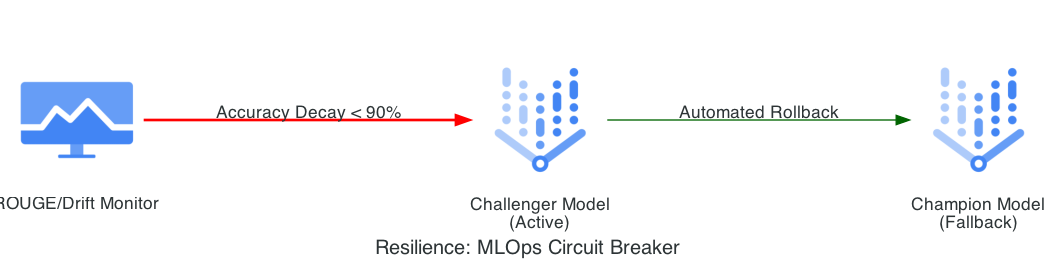

Python code for this plot:
from diagrams import Diagram, Cluster, Edge
from diagrams.gcp.operations import Monitoring
from diagrams.gcp.ml import VertexAI

graph_attr = {"pad": "0.1", "nodesep": "1.0", "ranksep": "1.5", "bgcolor": "transparent"}

with Diagram("Resilience: MLOps Circuit Breaker", show=False, filename="contractguard_xai_circuit_breaker", direction="LR", graph_attr=graph_attr):
    live_model = VertexAI("Challenger Model\n(Active)")
    champion = VertexAI("Champion Model\n(Fallback)")
    monitor = Monitoring("ROUGE/Drift Monitor")

    monitor >> Edge(label="Accuracy Decay < 90%", color="red", style="bold") >> live_model
    live_model >> Edge(label="Automated Rollback", color="darkgreen") >> champion
